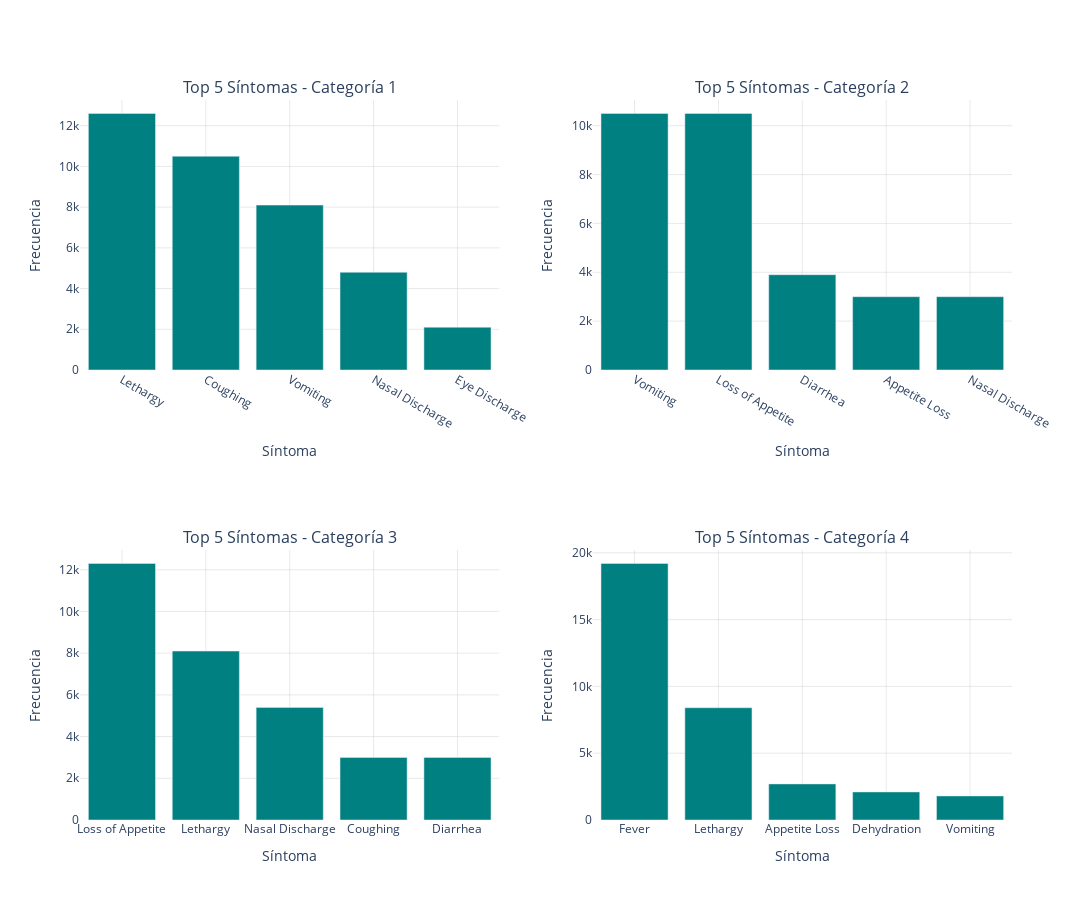

Source (notebook cell):
### Code cell
fig3 = make_subplots(
    rows=2, cols=2,
    subplot_titles=('Top 5 Síntomas - Categoría 1', 'Top 5 Síntomas - Categoría 2', 
                   'Top 5 Síntomas - Categoría 3', 'Top 5 Síntomas - Categoría 4')
)

for i, symptom_col in enumerate(['Symptom_1', 'Symptom_2', 'Symptom_3', 'Symptom_4'], 1):
    # Contar frecuencia de cada síntoma y obtener top 5
    symptom_counts = df[symptom_col].value_counts().head(5)
    
    row = (i-1) // 2 + 1
    col = (i-1) % 2 + 1
    
    fig3.add_trace(
        go.Bar(
            x=symptom_counts.index,
            y=symptom_counts.values,
            marker_color='teal',
            showlegend=False,
        ),
        row=row, col=col
    )
    
    fig3.update_xaxes(title_text="Síntoma", row=row, col=col)
    fig3.update_yaxes(title_text="Frecuencia", row=row, col=col)

fig3.update_layout(
    height=900,
    width=1400,
    showlegend=False,
    plot_bgcolor='rgba(0,0,0,0)',
    paper_bgcolor='rgba(0,0,0,0)'
)

# Aplicar estilo a cada subplot
for i in range(1, 3):
    for j in range(1, 3):
        fig3.update_xaxes(showgrid=True, gridcolor='lightgrey', gridwidth=0.5, row=i, col=j)
        fig3.update_yaxes(showgrid=True, gridcolor='lightgrey', gridwidth=0.5, row=i, col=j)

fig3.show()

### Figure 1 — Plotly figure (JSON) as saved in the notebook; plotly's stock layout.template omitted (floating-point values rounded to 4 significant figures)
{"data": [{"marker": {"color": "teal"}, "showlegend": false, "type": "bar", "x": ["Lethargy", "Coughing", "Vomiting", "Nasal Discharge", "Eye Discharge"], "xaxis": "x", "y": [12600, 10500, 8100, 4800, 2100], "yaxis": "y"}, {"marker": {"color": "teal"}, "showlegend": false, "type": "bar", "x": ["Vomiting", "Loss of Appetite", "Diarrhea", "Appetite Loss", "Nasal Discharge"], "xaxis": "x2", "y": [10500, 10500, 3900, 3000, 3000], "yaxis": "y2"}, {"marker": {"color": "teal"}, "showlegend": false, "type": "bar", "x": ["Loss of Appetite", "Lethargy", "Nasal Discharge", "Coughing", "Diarrhea"], "xaxis": "x3", "y": [12300, 8100, 5400, 3000, 3000], "yaxis": "y3"}, {"marker": {"color": "teal"}, "showlegend": false, "type": "bar", "x": ["Fever", "Lethargy", "Appetite Loss", "Dehydration", "Vomiting"], "xaxis": "x4", "y": [19200, 8400, 2700, 2100, 1800], "yaxis": "y4"}], "layout": {"annotations": [{"font": {"size": 16}, "showarrow": false, "text": "Top 5 Síntomas - Categoría 1", "x": 0.225, "xanchor": "center", "xref": "paper", "y": 1, "yanchor": "bottom", "yref": "paper"}, {"font": {"size": 16}, "showarrow": false, "text": "Top 5 Síntomas - Categoría 2", "x": 0.775, "xanchor": "center", "xref": "paper", "y": 1, "yanchor": "bottom", "yref": "paper"}, {"font": {"size": 16}, "showarrow": false, "text": "Top 5 Síntomas - Categoría 3", "x": 0.225, "xanchor": "center", "xref": "paper", "y": 0.375, "yanchor": "bottom", "yref": "paper"}, {"font": {"size": 16}, "showarrow": false, "text": "Top 5 Síntomas - Categoría 4", "x": 0.775, "xanchor": "center", "xref": "paper", "y": 0.375, "yanchor": "bottom", "yref": "paper"}], "height": 900, "paper_bgcolor": "rgba(0,0,0,0)", "plot_bgcolor": "rgba(0,0,0,0)", "showlegend": false, "width": 1400, "xaxis": {"anchor": "y", "domain": [0, 0.45], "gridcolor": "lightgrey", "gridwidth": 0.5, "showgrid": true, "title": {"text": "Síntoma"}}, "xaxis2": {"anchor": "y2", "domain": [0.55, 1], "gridcolor": "lightgrey", "gridwidth": 0.5, "showgrid": true, "title": {"text": "Síntoma"}}, "xaxis3": {"anchor": "y3", "domain": [0, 0.45], "gridcolor": "lightgrey", "gridwidth": 0.5, "showgrid": true, "title": {"text": "Síntoma"}}, "xaxis4": {"anchor": "y4", "domain": [0.55, 1], "gridcolor": "lightgrey", "gridwidth": 0.5, "showgrid": true, "title": {"text": "Síntoma"}}, "yaxis": {"anchor": "x", "domain": [0.625, 1], "gridcolor": "lightgrey", "gridwidth": 0.5, "showgrid": true, "title": {"text": "Frecuencia"}}, "yaxis2": {"anchor": "x2", "domain": [0.625, 1], "gridcolor": "lightgrey", "gridwidth": 0.5, "showgrid": true, "title": {"text": "Frecuencia"}}, "yaxis3": {"anchor": "x3", "domain": [0, 0.375], "gridcolor": "lightgrey", "gridwidth": 0.5, "showgrid": true, "title": {"text": "Frecuencia"}}, "yaxis4": {"anchor": "x4", "domain": [0, 0.375], "gridcolor": "lightgrey", "gridwidth": 0.5, "showgrid": true, "title": {"text": "Frecuencia"}}}}
